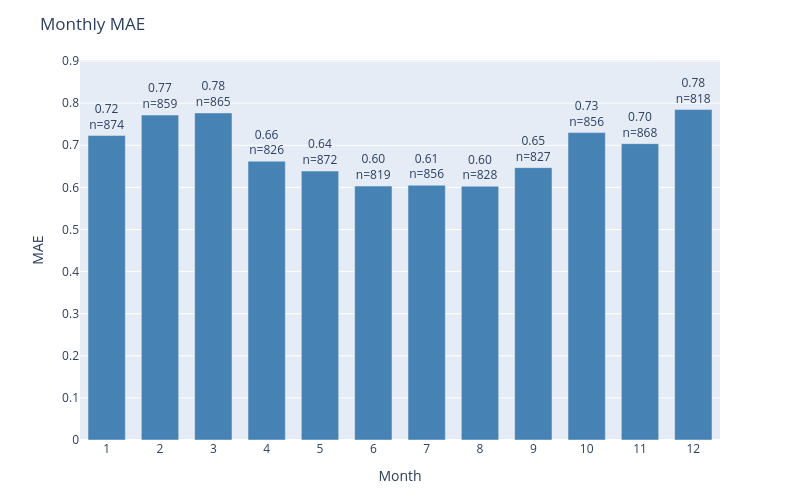

Notebook cell for this chart:
### Code cell
plot_error_by_group(
    df=results_test,
    y_true_col='actual',
    y_pred_col='prediction',
    date_col='dt_prediction',
    group_by='month',
    metric='mae',
    title='Monthly MAE'
)

### Figure 1 — Plotly figure (JSON) as saved in the notebook; plotly's stock layout.template omitted (floating-point values rounded to 4 significant figures)
{"data": [{"marker": {"color": "steelblue"}, "text": ["0.72<br>n=874", "0.77<br>n=859", "0.78<br>n=865", "0.66<br>n=826", "0.64<br>n=872", "0.60<br>n=819", "0.61<br>n=856", "0.60<br>n=828", "0.65<br>n=827", "0.73<br>n=856", "0.70<br>n=868", "0.78<br>n=818"], "textposition": "outside", "type": "bar", "x": ["1", "2", "3", "4", "5", "6", "7", "8", "9", "10", "11", "12"], "y": [0.7231, 0.7718, 0.7769, 0.6622, 0.6388, 0.6032, 0.6051, 0.6027, 0.6469, 0.7301, 0.7039, 0.7848]}], "layout": {"bargap": 0.3, "height": 500, "margin": {"b": 60, "t": 60}, "title": {"text": "Monthly MAE"}, "uniformtext": {"minsize": 8, "mode": "hide"}, "width": 800, "xaxis": {"title": {"text": "Month"}}, "yaxis": {"range": [0, 0.9026], "title": {"text": "MAE"}}}}
